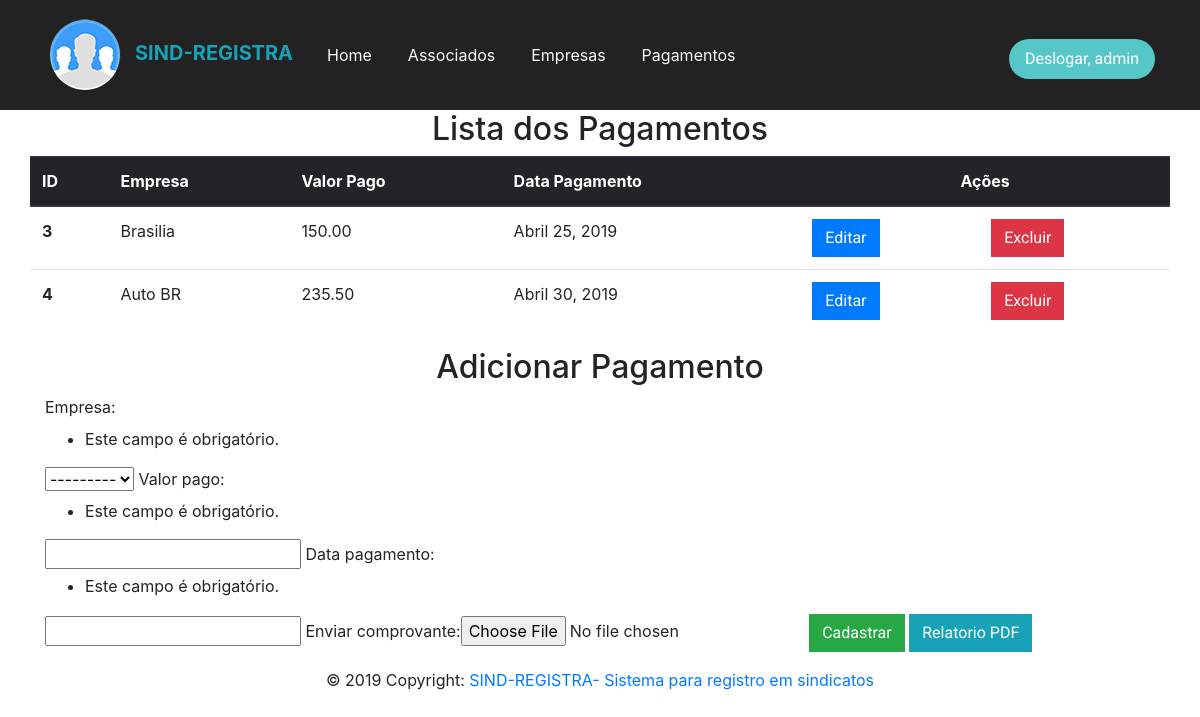
The app's page /pagamentos/ (signed in) with its own data.
### core/models.py (models this page shows, shortened)
class Pagamento(models.Model):
    empresa = models.ForeignKey(Empresa, on_delete=models.CASCADE)
    valor_pago = models.DecimalField(max_digits=5, decimal_places=2)
    data_pagamento = models.DateField()
    enviar_comprovante = models.FileField(blank=True)

class Empresa(models.Model):
    nome = models.CharField(max_length=100)
    endereco= models.CharField(max_length=100)
    telefone = models.CharField(max_length=12)
    cnpj = models.CharField(max_length=12)
    def __str__(self):
        return self.nome

### core/views.py (the view)
# urls.py: path('pagamentos/', lista_pagamentos, name = 'core_lista_pagamentos'),
@login_required
def lista_pagamentos(request):
    pagamentos = Pagamento.objects.all()
    form = PagamentoForm(request.POST)
    return render(request, 'core/lista_pagamentos.html', {'pagamentos': pagamentos, 'form': form})

### core/forms.py
class PagamentoForm(ModelForm):
  class Meta:
    model = Pagamento
    fields = "__all__"

### core/templates/core/lista_pagamentos.html (shortened to what this page needs)
{% extends 'base.html' %}
{% load bootstrap %}
{% block conteudo %}
                <div class="col-md-auto">
                  <div class="table-responsive">
                        <table class="table">
                                        <h2 class="text-center">Lista dos Pagamentos</h2>
                                 <thead class="thead-dark">
                                                 <th scope="col">ID</th>
                                               <th scope="col">Empresa</th>
                                                <th scope="col">Valor Pago</th>
                                                <th scope="col">Data Pagamento</th>
                                                <th colspan = '2' style="text-align:center" scope="col">Ações</th>
                                             </thead>
                                             <tbody>
                                                     {% for pagamento in pagamentos %}
                                                     <tr>
                                             <th scope="row">{{pagamento.id}}</th>
                                             <td>{{pagamento.empresa}}</td>
                                               <td>{{pagamento.valor_pago}}</td>
                                                <td>{{pagamento.data_pagamento}}</td>
                                                <td><a href="{% url 'core_pagamento_update' pagamento.id %}" class="btn btn-primary">Editar</td>
                                                  <td><a href="{% url 'core_pagamento_delete' pagamento.id %}" class="btn btn-danger">Excluir</td>
                                              </tr>
                                                {% endfor %}
                                          </tbody>
                                             </table>
                                  <div class="container">
                          <div class="row justify-content-md-center">
                        <div class="col-md-auto">
                        <h2 class="text-center">Adicionar Pagamento</h2>
                </div>
                </div>
                                <form action="{% url 'core_pagamento_novo' %}" method="POST">
                                {{form|bootstrap  }}
                                <button type="submit" class="btn btn-success">Cadastrar</button>
                                <a class="btn btn-info" href="{% url 'relatorio_pagamentos' %}">Relatorio PDF</a>
                                  </form>
                             </div>
                             </div>
<html lang="pt-br">
<head>
</head>
<body>
                </div>
          </body>
          {% endblock conteudo %}

### templates/base.html (shortened to what this page needs)
{% load staticfiles %}
<!DOCTYPE html>
<html>
<head>
    <link rel="stylesheet" href="{% static 'css/bootstrap.min.css' %}">
    <link rel="stylesheet" href="{% static 'css/Navigation-with-Button.css' %}">
    <link rel="stylesheet" href="{% static 'css/sticky-dark-top-nav-with-dropdown.css' %}">
    <link rel="stylesheet" href="{% static 'css/styles.css' %}">
</head>
<body>
    <nav class="navbar navbar-light navbar-expand-md navbar-fixed-top navigation-clean-button">
        <div class="container"><a class="navbar-brand" href=""><span class="text-info"><img class="img-fluid" src="{% static 'img/profile.png' %}" width="100" height="100" style="width: 100;height: 100;">SIND-REGISTRA</span> </a>
            <div
                class="collapse navbar-collapse" id="navcol-1">
                <ul class="nav navbar-nav nav-right">
                    <li class="nav-item" role="presentation"><a class="nav-link text-capitalize text-light" href="/">Home</a></li>
                    <li class="nav-item" role="presentation"><a class="nav-link text-capitalize text-light" href="{% url 'core_lista_associados' %}">Associados</a></li>
                    <li class="nav-item" role="presentation"><a class="nav-link text-capitalize text-light" href="{% url 'core_lista_empresas' %}">Empresas</a></li>
                    <li class="nav-item" role="presentation"><a class="nav-link text-capitalize text-light" href="{% url 'core_lista_pagamentos' %}">Pagamentos</a></li>
                </ul>
                {% if user.is_authenticated %}
                <p class="ml-auto navbar-text actions">
                    <a class="btn btn-primary action-button" role="button" href="{% url 'logout'%}">Deslogar, {{ user }}</a></p>
                {% endif %}
        </div>
        </div>
    </nav>
    <div class="container-fluid">
     {% block conteudo %}{% endblock conteudo %}
     <div class="footer-copyright text-center py-3">© 2019 Copyright:
            <a href="http://127.0.0.1:8000"> SIND-REGISTRA- Sistema para registro em sindicatos</a>
          </div>
</body>
</html>

### static/css/Navigation-with-Button.css (style rules this page uses)
.navigation-clean-button { background: #fff; padding-top: .75rem; padding-bottom: .75rem; color: #333; border-radius: 0; box-shadow: none; border: none; margin-bottom: 0; }
@media (min-width:768px) { .navigation-clean-button { padding-top: 1rem; padding-bottom: 1rem; } }
.navigation-clean-button .navbar-brand { font-weight: bold; color: inherit; }
.navigation-clean-button .navbar-collapse, .navigation-clean-button .form-inline { border-top-color: #ddd; }
.navigation-clean-button.navbar .navbar-nav .nav-link { padding-left: 18px; padding-right: 18px; }
.navigation-clean-button.navbar-light .navbar-nav .nav-link { color: #465765; }
.navigation-clean-button .navbar-text .action-button, .navigation-clean-button .navbar-text .action-button:active, .navigation-clean-button .navbar-text .action-button:hover { background: #56c6c6; border-radius: 20px; font-size: inherit; color: #fff; box-shadow: none; border: none; text-shadow: none; padding: .5rem 1rem; transition: background-color 0.25s; font-size: inherit; }

### static/css/sticky-dark-top-nav-with-dropdown.css (style rules this page uses)
.navigation-clean-button { background: #222222; padding-top: 10px; padding-bottom: 10px; color: #f2f5f8; border-radius: 0; box-shadow: none; border: none; margin-bottom: 0; }
.navigation-clean-button .navbar-brand { font-weight: bold; color: inherit; }
.navigation-clean-button .navbar-brand img { height: 100%; display: inline-block; margin-right: 10px; width: auto; }
.navigation-clean-button .navbar-collapse, .navigation-clean-button .navbar-form { border-top-color: #ddd; }
.navigation-clean-button.navbar .navbar-nav > li > a { padding-left: 18px; padding-right: 18px; }
.navigation-clean-button .actions { margin-top: 7px; margin-bottom: 0; }
.navigation-clean-button .action-button, .navigation-clean-button .action-button:active { background: transparent; border-radius: 0; color: #e04c40; box-shadow: none; border: 1px solid #e04c40; text-shadow: none; padding: 10px 22px; transition: background-color 0.25s; }
.navbar { margin-bottom: 0; }
.btn { border-radius: 0; }
.btn { font-family: 'Roboto'; font-weight: 400; }

### records on screen
Pagamento: id "3", empresa "Brasilia", valor_pago "150.00", data_pagamento "Abril 25, 2019"
Pagamento: id "4", empresa "Auto BR", valor_pago "235.50", data_pagamento "Abril 30, 2019"

### other values on screen
{{ user }} "admin"
